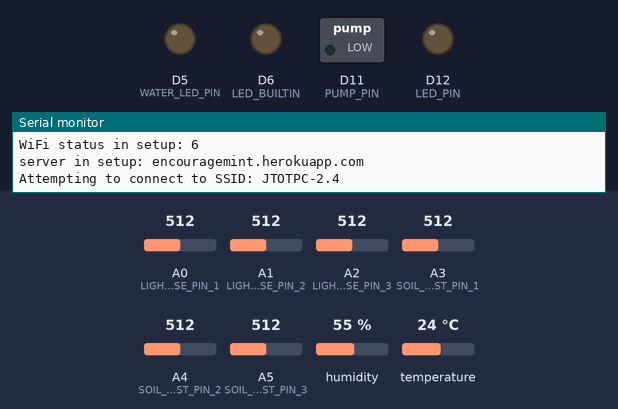
Recording of a sketch running on a simulated Arduino MKR. Shown: switched loads named in the sketch (green lamp = pin HIGH), output pins drawn as LEDs (lit = HIGH), the last lines printed to the serial monitor. The inputs (shaded band) are chosen by the test bench; at power-on: A0 (LIGHT_SENSE_PIN_1) = 512, A1 (LIGHT_SENSE_PIN_2) = 512, A2 (LIGHT_SENSE_PIN_3) = 512, A3 (SOIL_MOIST_PIN_1) = 512, A4 (SOIL_MOIST_PIN_2) = 512, A5 (SOIL_MOIST_PIN_3) = 512, humidity 55 %, temperature 24 °C. Uploads are accepted with an empty reply; the local clock reads 2024-03-15 10:24:30 at power-on unless the sketch sets it.

Above: at 0.1 s.
At 5.9 s:
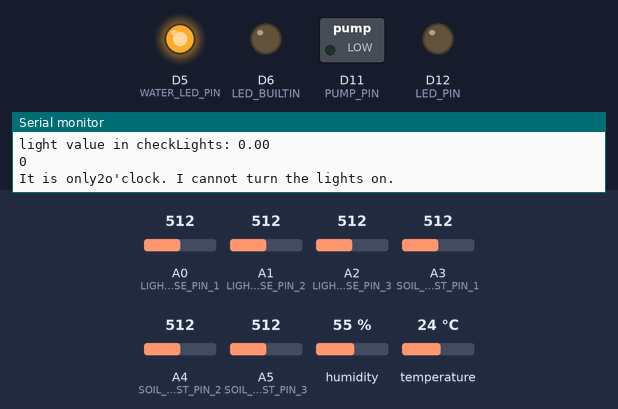
Timing chart, 0 to 7.4 s (numbered marks = the images above):
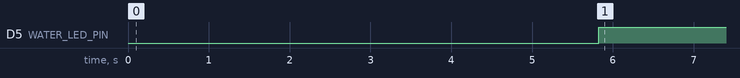

The sketch:

main_test.ino
```cpp
/*--------------------------------------- INCLUDES ---------------------------------------*/
#include <controller.h>
#include <SPI.h>
#include <WiFi101.h>
#include <WiFiUdp.h>
#include <RTCZero.h>
#include "arduino_secrets.h"
#include <TimedAction.h>
#include <ArduinoJson.h>
#include <math.h>

/*--------------------------------------- PROTOS ---------------------------------------*/

void sensorState();
void pump();
void light();
void httpPUT();
void httpGET();

/*--------------------------------------- GLOBALS ---------------------------------------*/

//char* ssid = SECRET_SSID;
//char* pass = SECRET_PASS;

controller my_controller;

TimedAction sensorAction = TimedAction(500, sensorState);
TimedAction pumpAction = TimedAction(500, pump);
TimedAction lightAction = TimedAction(1000, light);
TimedAction httpPUTAction = TimedAction(5 * 60 * 1000, httpPUT);
TimedAction httpGETAction = TimedAction(1 * 60 * 1000, httpGET);

/*----------------------------------------- MAIN -----------------------------------------*/

void setup()
{
    Serial.begin(9600);
    my_controller.init("JTOTPC-2.4", "26C741F5"); // HELENA
//    my_controller.init("iPhone", "AbbyRocks"); // HASSAN
    pinMode(LED_BUILTIN, OUTPUT);
    httpGET();
}

void loop()
{
    sensorAction.check();
    pumpAction.check();
    lightAction.check();
    httpPUTAction.check();
    httpGETAction.check();
}


/*-------------------------------------- Action --------------------------------------*/

void pump()
{
    my_controller.checkPump();
}

void light()
{
    my_controller.checkLights();
}


void sensorState()
{
    my_controller.my_sensor.poll();

    if (my_controller.my_sensor.getWaterLevel() == 0)
    {
        if (my_controller.get_water_level_message_status() == 0)
        {
            my_controller.my_communicator.sendToServer("Your water resevoir is empty, please refill.", "primary");
            my_controller.set_water_level_message_status(1);
        }
        my_controller.waterIndicatorOn();
    }
    else
    {
        my_controller.waterIndicatorOff();
        my_controller.set_water_level_message_status(0);
    }

//        Serial.print("temperature = ");
//        Serial.println(my_controller.my_sensor.getTemperature(), DEC);
//        Serial.print("humidity = ");
//        Serial.println(my_controller.my_sensor.getHumidity(), DEC);
//        Serial.print("soil moisture = ");
//        Serial.println(my_controller.my_sensor.getSoilMoist(), DEC);
//        Serial.print("water present = ");
//        Serial.println(my_controller.my_sensor.getWaterLevel(), DEC);
//        Serial.print("light_value= ");
//        Serial.println(my_controller.my_sensor.getLight(), DEC);
//        Serial.print("Minutes:");
//        Serial.println(my_controller.get_light_hours_data());
}

void httpPUT() {
    my_controller.my_communicator.sendToServer(my_controller.my_sensor.getTemperature(), my_controller.my_sensor.getHumidity(), my_controller.my_sensor.getSoilMoist(), my_controller.my_sensor.getWaterLevel(), my_controller.get_light_hours_data());
}

void httpGET() {
  my_controller.my_communicator.getFromServer();
  my_controller.set_setpoints();
}
```

actuator.h
```cpp
#ifndef actuator_h
#define actuator_h

#define PUMP_PIN 11
#define LED_PIN 12

class actuator
{
  public:
    actuator();
    void enablePump();
    void disablePump();
    void enableLED();
    void disableLED();
};

#endif
```

arduino_secrets.h
```cpp
char* SECRET_SSID = "iPhone";
char* SECRET_PASS = "AbbyRocks";
```

communication.h
```cpp
#ifndef communication_h
#define communication_h

#include <WiFi101.h>
#include <ArduinoJson.h>
#include <math.h>

class communication
{
private:
	WiFiClient client;
	char* server;
	int status;
	char* ssid;
	char* password;
    // char* plantID = "5e6514ed076bf20017e21c25"; // HASSAN
    char* plantID = "5e6fc0cce118d400175f8c3a"; // HELENA
	const char* plantid;
	int moisture_setpoint_max;
	int moisture_setpoint_min;
	int light_setpoint_max;
	int light_setpoint_min;

public:
	communication();
	void setup(char* ssid, char* password);
	void setServerID(char*  serverID);
	void printWiFiStatus();
	void sendToServer(float temperature, float humidity, int moisture, int water, float light);
    void sendToServer(char* message, char* type);
	void getFromServer();
	void getPlantId();
	int getMoistureMax();
	int getMoistureMin();
	int getLightMax();
	int getLightMin();
	int getTime();
};
#endif
```

controller.h
```cpp
#ifndef controller_h
#define controller_h

#include <RTCZero.h>

#include "sensor.h"
#include "actuator.h"
#include "communication.h"

#define MIN_LIGHT_THRESHOLD 470
#define ALLOWED_PUMPING_TIME 15000
#define ALLOWED_LED_TIME 20000
#define MAX_PUMP_PER_DAY 600000

#define WATER_LED_PIN 5

class controller
{
  public:
    controller(){};

    void init(char* ssid, char* pass);

    /* Set point functions */
    void set_setpoints();

    void rtcSetEpoch();

    void checkPump();

    void checkLights();

    void waterIndicatorOn();

    void waterIndicatorOff();

    float get_light_hours_data();

    int get_water_level_message_status();

    void set_water_level_message_status(int status);

    sensor my_sensor;

    actuator my_actuator;

    communication my_communicator;

    RTCZero rtc;

  private:

    /* Set Points that will be updated by get requests to server */
    int light_hours_min_setpoint;

    int light_hours_max_setpoint;

    int soil_moisture_min_setpoint;

    int soil_moisture_max_setpoint;

    int prev_min;

    /* Control data used to determine actuation. Updated by sensors. Sent to server via put requests */
    float light_hours_data;

    int water_applied_data;

    int temperature_data;

    int humidity_data;

    int soil_moisture_data;

    unsigned long int epoch;

    long int pump_start_time;

    long int light_start_time;

    int pump_thread_active = 0;

    int light_thread_active = 0;

    int minutes_of_light = 0;

    int seconds_of_pumping = 0;

    int time_since_last_pump;

    int total_minutes_of_light_today = 0;

    int light_readings_recorded = 0;

    const int GMT = -4;

    const int latest_on_hour = 20;

    const int earliest_on_hour = 7;

    char* controller_network_ssid;

    char* controller_network_password;

    int water_level_message_sent = 0;
};

#endif
```

sensor.h
```cpp
#ifndef sensor_h
#define sensor_h

#include "DHT.h"

#define DHTTYPE DHT22
#define TEMP_HUM_PIN 10
#define SOIL_MOIST_PIN_1 A3
#define SOIL_MOIST_PIN_2 A4
#define SOIL_MOIST_PIN_3 A5
#define WATER_LEVEL_PIN 6
#define LIGHT_SENSE_PIN_1 A0
#define LIGHT_SENSE_PIN_2 A1
#define LIGHT_SENSE_PIN_3 A2
#define MOIST_DIFF_TOL 15 // max difference allowed between sensor readings
#define LIGHT_DIFF_TOL 90
#define NUM_STORED_POINTS 30

class sensor
{
  public:
    sensor();
    void init();
    void poll();
    float getTemperature(); // Function to read the temperature & humidity value from the temperature sensor
    float getHumidity();
    int getSoilMoist(); // Function to read the soil moisture value from the  soil moisture sensor
    int getWaterLevel(); // Function to read the water level value from the  water level sensor
    int getLight(); // Function to read the current light levels of the plants environemnt

    /* These two set functions used only in the httpPut call if temp or humidity is NaN  */
    void setTemperatureZero();
    void setHumidityZero();
  private:
	  const float max_moist_1_reading = 806;
    const float max_moist_2_reading = 794;
    const float max_moist_3_reading = 798;

    const float min_moist_1_reading = 405;
    const float min_moist_2_reading = 395;
    const float min_moist_3_reading = 397;

    float temperature;

  	float humidity;

  	int soil_moist_avg;

    int soil_moist[NUM_STORED_POINTS] = {0};

  	int water_present;

 	  int light_avg;

    int light[NUM_STORED_POINTS] = {0};

    int reading_num;
};

#endif
```

Measured:
- by itself, D5 (WATER_LED_PIN): LOW → HIGH at 5.8 s
